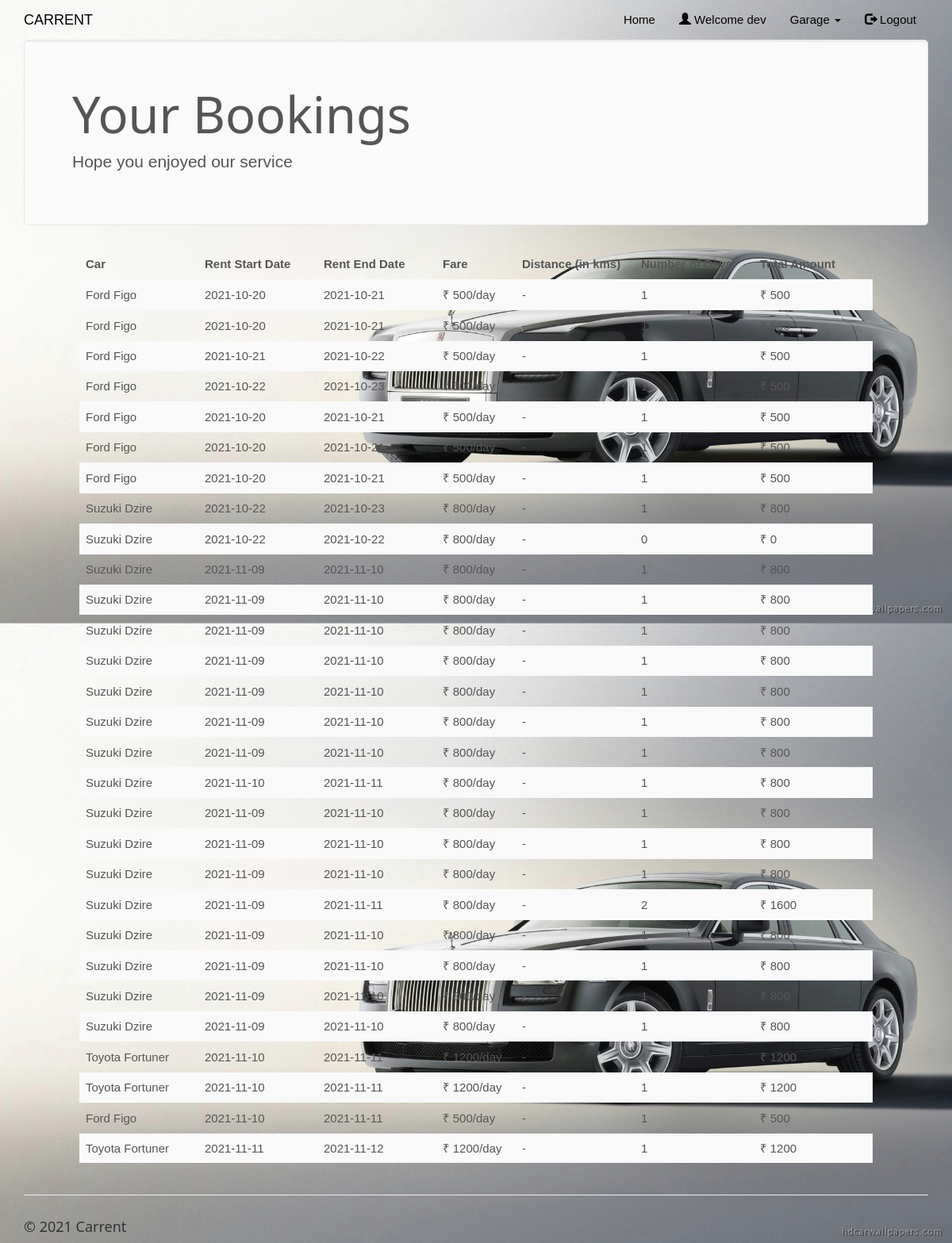
The app's page /mybookings.php (signed in) with its own data.
### tables this page shows
CREATE TABLE `rentedcars` (
  `id` int(100) NOT NULL,
  `customer_username` varchar(50) NOT NULL,
  `car_id` int(20) NOT NULL,
  `driver_id` int(20) NOT NULL,
  `booking_date` date NOT NULL,
  `rent_start_date` date NOT NULL,
  `rent_end_date` date NOT NULL,
  `car_return_date` date DEFAULT NULL,
  `fare` double NOT NULL,
  `charge_type` varchar(25) NOT NULL DEFAULT 'days',
  `distance` double DEFAULT NULL,
  `no_of_days` int(50) DEFAULT NULL,
  `total_amount` double DEFAULT NULL,
  `return_status` varchar(10) NOT NULL
);

CREATE TABLE `cars` (
  `car_id` int(20) NOT NULL,
  `car_name` varchar(50) NOT NULL,
  `car_nameplate` varchar(50) NOT NULL,
  `car_img` varchar(50) DEFAULT 'NA',
  `ac_price` float NOT NULL,
  `non_ac_price` float NOT NULL,
  `ac_price_per_day` float NOT NULL,
  `non_ac_price_per_day` float NOT NULL,
  `car_availability` varchar(10) NOT NULL
);

### mybookings.php (the view, shortened to what this page needs)
<!DOCTYPE html>
<html>
<?php
$conn = Connect();
?>
<head>
<link rel="stylesheet" href="assets/bootstrap/css/bootstrap.min.css">
<link rel="stylesheet" href="assets/fonts/font-awesome.min.css">
    <link rel="stylesheet" href="assets/w3css/w3.css">
<link rel="stylesheet" type="text/css" href="assets/css/customerlogin.css">
<link rel="stylesheet" type="text/css" media="screen" href="assets/css/clientpage.css" />
</head>
<body id="page-top" data-spy="scroll" data-target=".navbar-fixed-top">
    <nav class="navbar navbar-custom navbar-fixed-top" role="navigation" style="color: black">
        <div class="container">
            <div class="navbar-header">
                <a class="navbar-brand page-scroll" href="index.php">
                   CARRENT </a>
            </div>
            <?php
                if(isset($_SESSION['login_client'])){
            ?>
            <div class="collapse navbar-collapse navbar-right navbar-main-collapse">
                <ul class="nav navbar-nav">
                    <li>
                        <a href="index.php">Home</a>
                    </li>
                    <li>
                        <a href="#"><span class="glyphicon glyphicon-user"></span> Welcome <?php echo $_SESSION['login_client']; ?></a>
                    </li>
                    <li>
                    <ul class="nav navbar-nav navbar-right">
            <li><a href="#" class="dropdown-toggle active" data-toggle="dropdown" role="button" aria-haspopup="true" aria-expanded="false"><span class="glyphicon glyphicon-user"></span> Control Panel <span class="caret"></span> </a>
                <ul class="dropdown-menu">
              <li> <a href="entercar.php">Add Car</a></li>
              <li> <a href="enterdriver.php"> Add Driver</a></li>
              <li> <a href="clientview.php">View</a></li>
            </ul>
            </li>
          </ul>
                    </li>
                    <li>
                        <a href="logout.php"><span class="glyphicon glyphicon-log-out"></span> Logout</a>
                    </li>
                </ul>
            </div>
            <?php
                }
                else if (isset($_SESSION['login_customer'])){
            ?>
            <div class="collapse navbar-collapse navbar-right navbar-main-collapse">
                <ul class="nav navbar-nav">
                    <li>
                        <a href="index.php">Home</a>
                    </li>
                    <li>
                        <a href="#"><span class="glyphicon glyphicon-user"></span> Welcome <?php echo $_SESSION['login_customer']; ?></a>
                    </li>
                    <ul class="nav navbar-nav">
            <li><a href="#" class="dropdown-toggle active" data-toggle="dropdown" role="button" aria-haspopup="true" aria-expanded="false"> Garage <span class="caret"></span> </a>
            </li>
          </ul>
                    <li>
                        <a href="logout.php"><span class="glyphicon glyphicon-log-out"></span> Logout</a>
                    </li>
                </ul>
            </div>
                <?php   }
                ?>
        </div>
    </nav>
<?php $login_customer = $_SESSION['login_customer'];
    $sql1 = "SELECT * FROM rentedcars rc, cars c
    WHERE rc.customer_username='$login_customer' AND c.car_id=rc.car_id AND rc.return_status='R'";
    $result1 = $conn->query($sql1);
    if (mysqli_num_rows($result1) > 0) {
?>
<div class="container">
      <div class="jumbotron">
        <h1>Your Bookings</h1>
        <p> Hope you enjoyed our service </p>
      </div>
    </div>
    <div class="table-responsive" style="padding-left: 100px; padding-right: 100px;" >
<table class="table table-striped">
  <thead class="thead-dark">
<tr>
<th width="15%">Car</th>
<th width="15%">Rent Start Date</th>
<th width="15%">Rent End Date</th>
<th width="10%">Fare</th>
<th width="15%">Distance (in kms)</th>
<th width="15%">Number of Days</th>
<th width="15%">Total Amount</th>
</tr>
</thead>
<?php
        while($row = mysqli_fetch_assoc($result1)) {
?>
<tr>
<td><?php echo $row["car_name"]; ?></td>
<td><?php echo $row["rent_start_date"] ?></td>
<td><?php echo $row["rent_end_date"]; ?></td>
<td>&#8377; <?php
            if($row["charge_type"] == "days"){
                    echo ($row["fare"] . "/day");
                } else {
                    echo ($row["fare"] . "/km");
                }
            ?></td>
<td><?php  if($row["charge_type"] == "days"){
                    echo ("-");
                } else {
                    echo ($row["distance"]);
                } ?></td>
<td><?php echo $row["no_of_days"]; ?> </td>
<td>&#8377; <?php echo $row["total_amount"]; ?></td>
</tr>
<?php        } ?>
                </table>
                </div>
            <?php
        } ?>
</body>
<footer class="site-footer">
        <div class="container">
            <hr>
            <div class="row">
                <div class="col-sm-6">
                    <h5>© 2021 Carrent</h5>
                </div>
            </div>
        </div>
    </footer>
</html>

### assets/w3css/w3.css (style rules this page uses)
*,*:before,*:after { box-sizing:inherit }
html { -ms-text-size-adjust:100%;-webkit-text-size-adjust:100% }
body { margin:0 }
article,aside,details,figcaption,figure,footer,header,main,menu,nav,section,summary { display:block }
a { background-color:transparent;-webkit-text-decoration-skip:objects }
hr { box-sizing:content-box;height:0;overflow:visible }
html,body { font-family:Verdana,sans-serif;font-size:15px;line-height:1.5 }
html { overflow-x:hidden }
h1 { font-size:36px }
h5 { font-size:18px }
h1,h2,h3,h4,h5,h6 { font-family:"Segoe UI",Arial,sans-serif;font-weight:400;margin:10px 0 }
hr { border:0;border-top:1px solid #eee;margin:20px 0 }
a { color:inherit }

### assets/css/customerlogin.css (style rules this page uses)
body, html { height: 100%; }
body { padding-top: 50px; background: url("../../assets/img/forcustomer.png"); background-size: 100%; }
footer { display: block; }

### records on screen
rentedcars: car.car_name "Ford Figo", rent_start_date "2021-10-20", rent_end_date "2021-10-21", fare "500", no_of_days "1", total_amount "500"
rentedcars: car.car_name "Ford Figo", rent_start_date "2021-10-20", rent_end_date "2021-10-21", fare "500", no_of_days "1", total_amount "500"
rentedcars: car.car_name "Ford Figo", rent_start_date "2021-10-21", rent_end_date "2021-10-22", fare "500", no_of_days "1", total_amount "500"
rentedcars: car.car_name "Ford Figo", rent_start_date "2021-10-22", rent_end_date "2021-10-23", fare "500", no_of_days "1", total_amount "500"
rentedcars: car.car_name "Ford Figo", rent_start_date "2021-10-20", rent_end_date "2021-10-21", fare "500", no_of_days "1", total_amount "500"
rentedcars: car.car_name "Ford Figo", rent_start_date "2021-10-20", rent_end_date "2021-10-21", fare "500", no_of_days "1", total_amount "500"
rentedcars: car.car_name "Ford Figo", rent_start_date "2021-10-20", rent_end_date "2021-10-21", fare "500", no_of_days "1", total_amount "500"
rentedcars: car.car_name "Suzuki Dzire", rent_start_date "2021-10-22", rent_end_date "2021-10-23", fare "800", no_of_days "1", total_amount "800"
rentedcars: car.car_name "Suzuki Dzire", rent_start_date "2021-10-22", rent_end_date "2021-10-22", fare "800", no_of_days "0", total_amount "0"
rentedcars: car.car_name "Suzuki Dzire", rent_start_date "2021-11-09", rent_end_date "2021-11-10", fare "800", no_of_days "1", total_amount "800"
rentedcars: car.car_name "Suzuki Dzire", rent_start_date "2021-11-09", rent_end_date "2021-11-10", fare "800", no_of_days "1", total_amount "800"
rentedcars: car.car_name "Suzuki Dzire", rent_start_date "2021-11-09", rent_end_date "2021-11-10", fare "800", no_of_days "1", total_amount "800"
rentedcars: car.car_name "Suzuki Dzire", rent_start_date "2021-11-09", rent_end_date "2021-11-10", fare "800", no_of_days "1", total_amount "800"
rentedcars: car.car_name "Suzuki Dzire", rent_start_date "2021-11-09", rent_end_date "2021-11-10", fare "800", no_of_days "1", total_amount "800"
rentedcars: car.car_name "Suzuki Dzire", rent_start_date "2021-11-09", rent_end_date "2021-11-10", fare "800", no_of_days "1", total_amount "800"
rentedcars: car.car_name "Suzuki Dzire", rent_start_date "2021-11-09", rent_end_date "2021-11-10", fare "800", no_of_days "1", total_amount "800"
rentedcars: car.car_name "Suzuki Dzire", rent_start_date "2021-11-10", rent_end_date "2021-11-11", fare "800", no_of_days "1", total_amount "800"
rentedcars: car.car_name "Suzuki Dzire", rent_start_date "2021-11-09", rent_end_date "2021-11-10", fare "800", no_of_days "1", total_amount "800"
rentedcars: car.car_name "Suzuki Dzire", rent_start_date "2021-11-09", rent_end_date "2021-11-10", fare "800", no_of_days "1", total_amount "800"
rentedcars: car.car_name "Suzuki Dzire", rent_start_date "2021-11-09", rent_end_date "2021-11-10", fare "800", no_of_days "1", total_amount "800"
rentedcars: car.car_name "Suzuki Dzire", rent_start_date "2021-11-09", rent_end_date "2021-11-11", fare "800", no_of_days "2", total_amount "1600"
rentedcars: car.car_name "Suzuki Dzire", rent_start_date "2021-11-09", rent_end_date "2021-11-10", fare "800", no_of_days "1", total_amount "800"
rentedcars: car.car_name "Suzuki Dzire", rent_start_date "2021-11-09", rent_end_date "2021-11-10", fare "800", no_of_days "1", total_amount "800"
rentedcars: car.car_name "Suzuki Dzire", rent_start_date "2021-11-09", rent_end_date "2021-11-10", fare "800", no_of_days "1", total_amount "800"
rentedcars: car.car_name "Suzuki Dzire", rent_start_date "2021-11-09", rent_end_date "2021-11-10", fare "800", no_of_days "1", total_amount "800"
rentedcars: car.car_name "Toyota Fortuner", rent_start_date "2021-11-10", rent_end_date "2021-11-11", fare "1200", no_of_days "1", total_amount "1200"
rentedcars: car.car_name "Toyota Fortuner", rent_start_date "2021-11-10", rent_end_date "2021-11-11", fare "1200", no_of_days "1", total_amount "1200"
rentedcars: car.car_name "Ford Figo", rent_start_date "2021-11-10", rent_end_date "2021-11-11", fare "500", no_of_days "1", total_amount "500"
rentedcars: car.car_name "Toyota Fortuner", rent_start_date "2021-11-11", rent_end_date "2021-11-12", fare "1200", no_of_days "1", total_amount "1200"

### other values on screen
$_SESSION['login_customer'] "dev"
